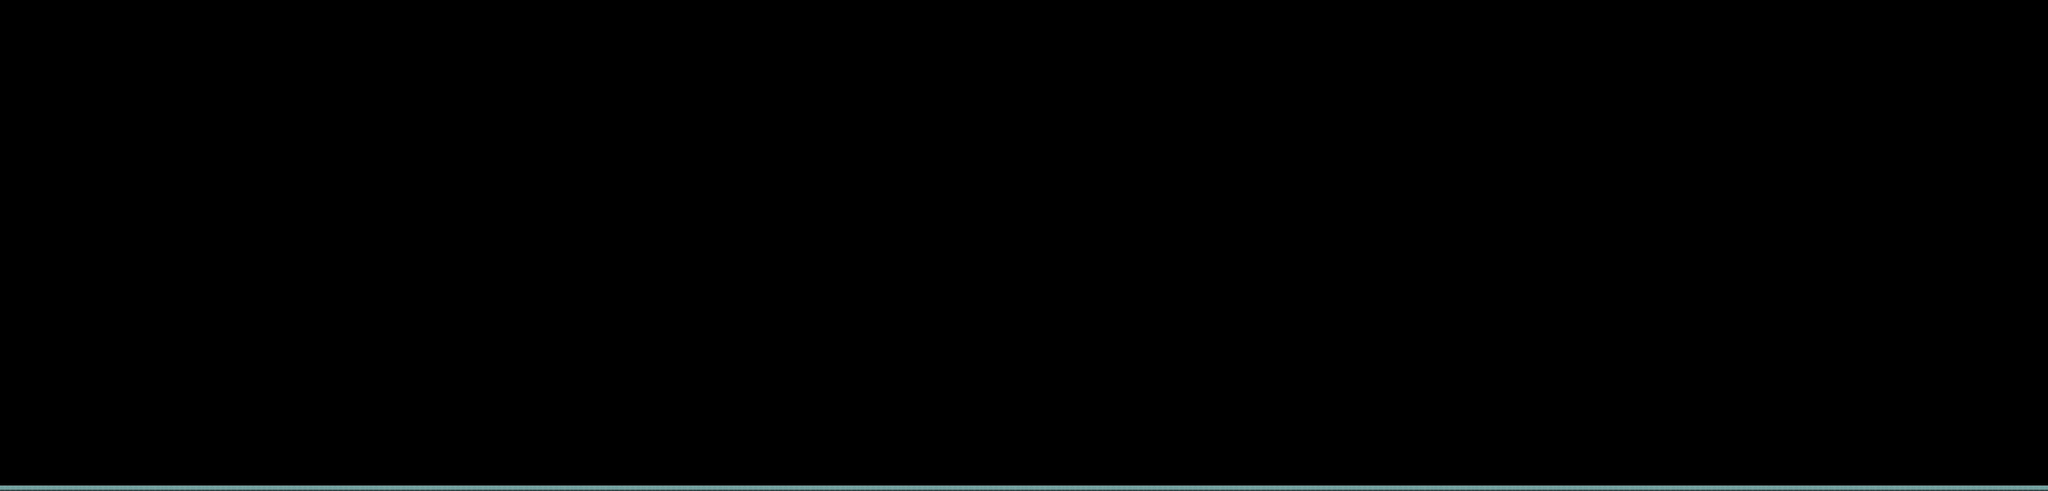

A 2D game scene composited from a Tiled map and its tileset images. What follows is a short description and the map's XML, with each tile layer's data collapsed to a summary:
An orthogonal 50x12 tile map with 128x128 px tiles, 1 tile layer (Ground), 8 tilesets and 4 objects.

<map version="1.4" tiledversion="1.4.3" orientation="orthogonal" renderorder="right-down" width="50" height="12" tilewidth="128" tileheight="128" infinite="0" nextlayerid="6" nextobjectid="6">
 <tileset firstgid="1" name="road" tilewidth="128" tileheight="128" tilecount="1" columns="1">
  <image source="road.png" trans="ff00ff" width="128" height="128" />
 </tileset>
 <tileset firstgid="2" name="road5" tilewidth="128" tileheight="128" tilecount="1" columns="1">
  <image source="road5.png" trans="ff00ff" width="128" height="128" />
 </tileset>
 <tileset firstgid="3" name="road6" tilewidth="128" tileheight="128" tilecount="1" columns="1">
  <image source="road6.png" trans="ff00ff" width="128" height="128" />
 </tileset>
 <tileset firstgid="4" name="road4" tilewidth="128" tileheight="128" tilecount="1" columns="1">
  <image source="road4.png" trans="ff00ff" width="128" height="128" />
 </tileset>
 <tileset firstgid="5" name="road3" tilewidth="128" tileheight="128" tilecount="1" columns="1">
  <image source="road3.png" trans="ff00ff" width="128" height="128" />
 </tileset>
 <tileset firstgid="6" name="road2" tilewidth="128" tileheight="128" tilecount="1" columns="1">
  <image source="road2.png" trans="ff00ff" width="128" height="128" />
 </tileset>
 <tileset firstgid="7" name="road7" tilewidth="128" tileheight="128" tilecount="1" columns="1">
  <image source="road7.png" trans="ff00ff" width="128" height="128" />
 </tileset>
 <tileset firstgid="8" name="road8" tilewidth="128" tileheight="128" tilecount="1" columns="1">
  <image source="road8.png" trans="ff00ff" width="128" height="128" />
 </tileset>
 <layer id="1" name="Ground" width="50" height="12">
  <data>[600 cells, 50 non-empty, 1 distinct tile ids]</data>
 </layer>
 <objectgroup id="5" name="bounds">
  <object id="2" x="0.0150884" y="1527.97" width="6399.97" height="4.38213" />
  <object id="3" x="-1.09375" y="896.189" width="1.08984" height="635.843" />
  <object id="5" x="6400" y="896.028" width="1.08984" height="636.01" />
 </objectgroup>
 <objectgroup id="4" name="Player">
  <object id="1" x="45" y="1419" width="42.6667" height="103">
   <properties>
    <property name="Health" type="float" value="100" />
    <property name="dmg" type="float" value="5" />
    <property name="name" value="Player" />
   </properties>
  </object>
 </objectgroup>
</map>
